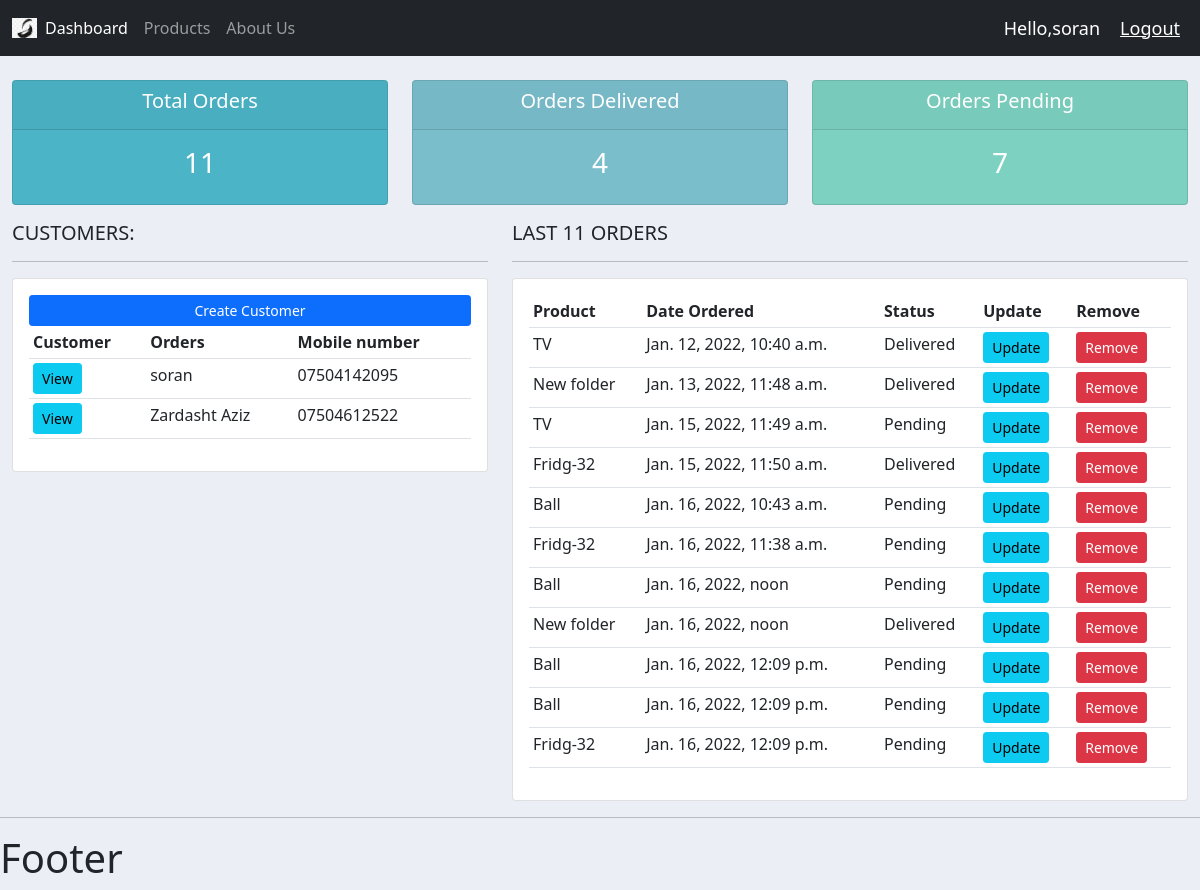
The app's page / (signed in), older data.
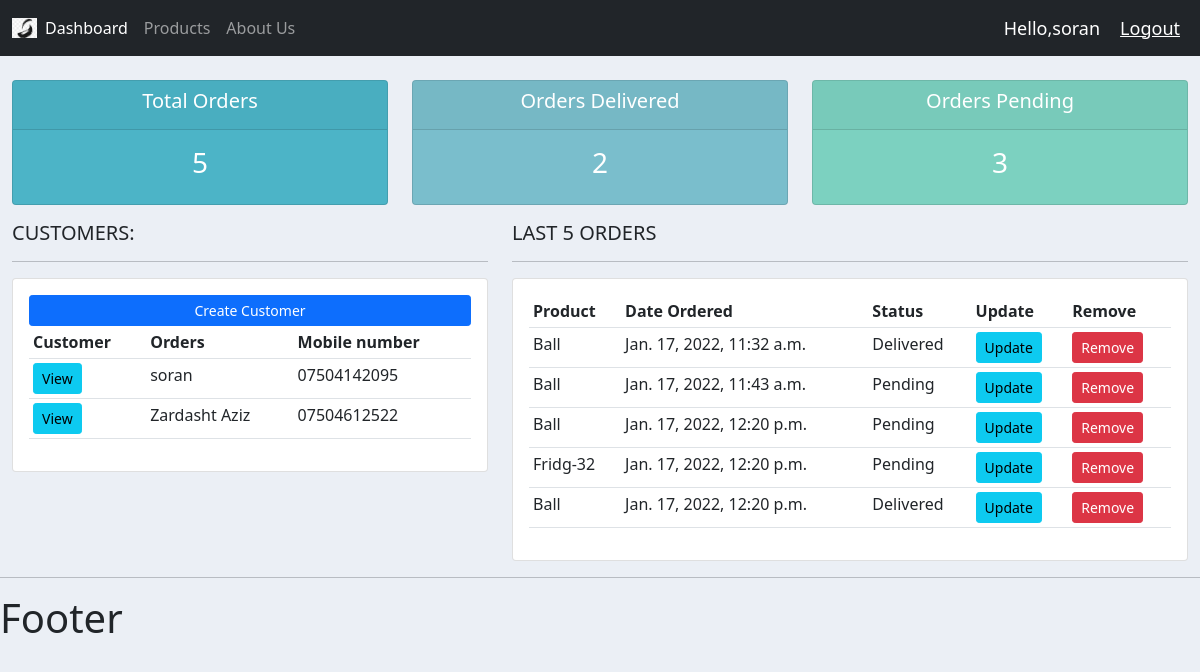
The same page, newer data.
### accounts/models.py (models this page shows, shortened)
class Customer(models.Model):
    name = models.CharField(max_length=200, null=True)
    phone = models.CharField(max_length=200, null=True)
    email = models.CharField(max_length=200, null=True)
    date_crated = models.DateTimeField(auto_now_add=True, null=True)

class Order(models.Model):
    STATUS = (
        ('Pending', 'Pending'),
        ('Out for delivery', 'Out for delivery'),
        ('Delivered', 'Delivered')
    )
    customer = models.ForeignKey(Customer, null=True, on_delete=models.SET_NULL)
    product = models.ForeignKey(Product, null=True, on_delete=models.SET_NULL)
    date_created = models.DateTimeField(auto_now_add=True, null=True)
    status = models.CharField(max_length=200, null=True, choices=STATUS)
    note = models.CharField(max_length=1000, null=True)

class Product(models.Model):
    CATEGORY = (
        ('Indoor', 'Indoor'),
        ('Out Door', 'Out Door'),
    )
    name = models.CharField(max_length=200, null=True)
    price = models.FloatField(null=True)
    category = models.CharField(max_length=200, null=True, choices=CATEGORY)
    description = models.CharField(max_length=200, null=True, blank=True)
    date_created = models.DateTimeField(auto_now_add=True, null=True)
    tags = models.ManyToManyField(Tag)
    def __str__(self):
        return self.name

### accounts/views.py (the view)
# urls.py: 2. Add a URL to urlpatterns:  path('', views.home, name='home')
@login_required(login_url='login')
def home(request):
    orders = Order.objects.all()
    customers = Customer.objects.all()
    total_customers = customers.count()
    total_orders = orders.count()
    delivered = orders.filter(status='Delivered').count()
    pending = orders.filter(status='Pending').count()
    context = {'orders': orders, 'customers': customers,
               'total_orders': total_orders, 'delivered': delivered,
               'pending': pending}
    return render(request, 'accounts/dashboard.html', context)

### accounts/templates/accounts/dashboard.html
{% extends 'accounts/main.html' %}
{% block content %}
    {% include 'accounts/status.html' %}
    <div class="row">
        <div class="col-md-5">
            <h5>CUSTOMERS:</h5>
            <hr>
            <div class="card card-body">
                <a class="btn btn-primary  btn-sm btn-block" href="">Create Customer</a>
                <table class="table table-sm">
                    <tr>
                        <th>Customer</th>
                        <th>Orders</th>
                        <th>Mobile number</th>
                    </tr>
                    {% for customer in customers %}
                        <tr>
                            <td><a class="btn btn-sm btn-info" href="{% url 'customer' customer.id %}">View</a></td>
                            <td> {{ customer.name }}</td>
                            <td> {{ customer.phone }}</td>
                        </tr>
                    {% endfor %}
                </table>
            </div>
        </div>
        <div class="col-md-7">
            <h5>LAST {{ total_orders }} ORDERS</h5>
            <hr>
            <div class="card card-body">
                <table class="table table-sm">
                    <tr>
                        <th>Product</th>
                        <th>Date Ordered</th>
                        <th>Status</th>
                        <th>Update</th>
                        <th>Remove</th>
                    </tr>
                    {% for order in orders %}
                        <tr>
                            <td> {{ order.product }}</td>
                            <td> {{ order.date_created }}</td>
                            <td> {{ order.status }}</td>
                            <td><a class="btn btn-sm btn-info" href="{% url 'update_order' order.id %}">Update</a></td>
                            <td><a class="btn btn-sm btn-danger" href="{% url 'delete_order' order.id %}">Remove</a></td>
                        </tr>
                    {% endfor %}
                </table>
            </div>
        </div>
    </div>
{% endblock %}

### accounts/templates/accounts/main.html (shortened to what this page needs)
{% load static %}
<!doctype html>
<html lang="en">
<head>
    <link href="https://cdn.jsdelivr.net/npm/bootstrap@5.1.3/dist/css/bootstrap.min.css" rel="stylesheet"
>
    <link rel="stylesheet" type="text/css" href="{% static '/css/main.css' %}">
</head>
<body>
{% include 'accounts/navbar.html' %}
<div class="container-fluid">
    {% block content %}
    {% endblock %}
</div>
<hr>
<h1> Footer </h1>
</body>
</html>

### accounts/templates/accounts/navbar.html (shortened to what this page needs)
{% load static %}
<nav class="navbar navbar-expand-lg navbar-dark bg-dark">
    <div class="container-fluid">
        <img src="{% static 'images/logo-png.png' %}" width="25px">
        <div class="collapse navbar-collapse" id="navbarNavAltMarkup">
            <div class="navbar-nav">
                <a class="nav-link active" href="{% url 'home' %}">Dashboard</a>
                <a class="nav-link" href="{% url 'products' %}">Products</a>
                <a class="nav-link" href="{% url 'about' %}">About Us</a>
            </div>
        </div>
    </div>
    <span class="hello-msg">Hello,{{request.user}}</span>
    <span><a class="hello-msg" href="{% url 'logout' %}">Logout</a></span>
</nav>

### accounts/templates/accounts/status.html
<br>
<div class="row">
	<div class="col">
		<div class="col-md">
			<div class="card text-center text-white  mb-3" id="total-orders">
			  	<div class="card-header">
			  		<h5 class="card-title">Total Orders</h5>
			  	</div>
			  	<div class="card-body">
			    	<h3 class="card-title">{{ total_orders }}</h3>
			  	</div>
			</div>
		</div>
	</div>
	<div class="col">
		<div class="col-md">
			<div class="card text-center text-white  mb-3" id="orders-delivered">
			  	<div class="card-header">
			  		<h5 class="card-title">Orders Delivered</h5>
			  	</div>
			  	<div class="card-body">
			    	<h3 class="card-title">{{ delivered }}</h3>
			  	</div>
			</div>
		</div>
	</div>
	<div class="col">
		<div class="col-md">
			<div class="card text-center text-white  mb-3" id="orders-pending">
			  	<div class="card-header">
			  		<h5 class="card-title">Orders Pending</h5>
			  	</div>
			  	<div class="card-body">
			    	<h3 class="card-title">{{ pending }}</h3>
			  	</div>
			</div>
		</div>
	</div>
</div>

### static/css/main.css (style rules this page uses)
body { background-color: #ebeff5; }
#total-orders { background-color: #4cb4c7; }
#orders-delivered { background-color: #7abecc; }
#orders-pending { background-color: #7CD1C0; }

### accounts/templates/accounts/navbar.html (style rules this page uses)
.hello-msg { font-size: 18px; color: #fff; margin-right: 20px; }

Row changes from the older to the newer data that the page shows:
removed Order: product "TV", date_created "Jan. 12, 2022, 10:40 a.m.", status "Delivered"
removed Order: product "New folder", date_created "Jan. 13, 2022, 11:48 a.m.", status "Delivered"
removed Order: product "TV", date_created "Jan. 15, 2022, 11:49 a.m.", status "Pending"
removed Order: product "Fridg-32", date_created "Jan. 15, 2022, 11:50 a.m.", status "Delivered"
removed Order: product "Ball", date_created "Jan. 16, 2022, 10:43 a.m.", status "Pending"
removed Order: product "Fridg-32", date_created "Jan. 16, 2022, 11:38 a.m.", status "Pending"
removed Order: product "Ball", date_created "Jan. 16, 2022, noon", status "Pending"
removed Order: product "New folder", date_created "Jan. 16, 2022, noon", status "Delivered"
removed Order: product "Ball", date_created "Jan. 16, 2022, 12:09 p.m.", status "Pending"
removed Order: product "Ball", date_created "Jan. 16, 2022, 12:09 p.m.", status "Pending"
removed Order: product "Fridg-32", date_created "Jan. 16, 2022, 12:09 p.m.", status "Pending"
added Order: product "Ball", date_created "Jan. 17, 2022, 11:32 a.m.", status "Delivered"
added Order: product "Ball", date_created "Jan. 17, 2022, 11:43 a.m.", status "Pending"
added Order: product "Ball", date_created "Jan. 17, 2022, 12:20 p.m.", status "Pending"
added Order: product "Fridg-32", date_created "Jan. 17, 2022, 12:20 p.m.", status "Pending"
added Order: product "Ball", date_created "Jan. 17, 2022, 12:20 p.m.", status "Delivered"
Text that changed along with them:
{{ total_orders }}: "11" → "5"
{{ delivered }}: "4" → "2"
{{ pending }}: "7" → "3"
